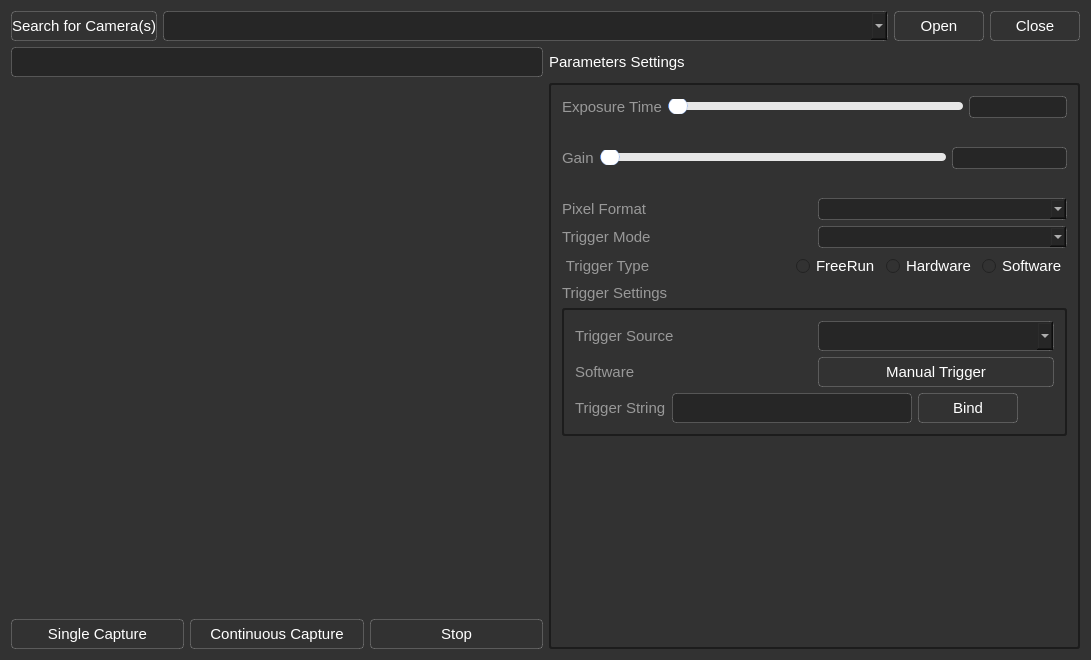
<?xml version="1.0" encoding="UTF-8"?>
<ui version="4.0">
 <class>ImageSourceCameraSetting</class>
 <widget class="QWidget" name="ImageSourceCameraSetting">
  <property name="geometry">
   <rect>
    <x>0</x>
    <y>0</y>
    <width>1091</width>
    <height>660</height>
   </rect>
  </property>
  <property name="windowTitle">
   <string>相机设置</string>
  </property>
  <property name="styleSheet">
   <string notr="true">color:white;
font-size: 11pt;
background: #323232;</string>
  </property>
  <layout class="QGridLayout" name="gridLayout_2">
   <item row="0" column="0" colspan="2">
    <layout class="QHBoxLayout" name="horizontalLayout">
     <item>
      <widget class="QPushButton" name="btnEnumCamera">
       <property name="minimumSize">
        <size>
         <width>90</width>
         <height>30</height>
        </size>
       </property>
       <property name="styleSheet">
        <string notr="true">QPushButton
{
border: 1px solid rgba(255, 255, 255, 0.2);
border-radius: 4px;
}
QPushButton:hover
{
	background-color:rgba(255, 255, 255, 0.1);
}
QPushButton:pressed
{
	background-color:rgba(255, 255, 255, 0.2);
}</string>
       </property>
       <property name="text">
        <string>Search for Camera(s)</string>
       </property>
      </widget>
     </item>
     <item>
      <widget class="QComboBox" name="comboBoxCameras">
       <property name="sizePolicy">
        <sizepolicy hsizetype="Expanding" vsizetype="Fixed">
         <horstretch>0</horstretch>
         <verstretch>0</verstretch>
        </sizepolicy>
       </property>
       <property name="minimumSize">
        <size>
         <width>0</width>
         <height>30</height>
        </size>
       </property>
       <property name="styleSheet">
        <string notr="true">background: #262626;
border: 1px solid rgba(255, 255, 255, 0.2);
border-radius: 4px;</string>
       </property>
      </widget>
     </item>
     <item>
      <widget class="QPushButton" name="btnOpenCamera">
       <property name="minimumSize">
        <size>
         <width>90</width>
         <height>30</height>
        </size>
       </property>
       <property name="styleSheet">
        <string notr="true">QPushButton
{
border: 1px solid rgba(255, 255, 255, 0.2);
border-radius: 4px;
}
QPushButton:hover
{
	background-color:rgba(255, 255, 255, 0.1);
}
QPushButton:pressed
{
	background-color:rgba(255, 255, 255, 0.2);
}</string>
       </property>
       <property name="text">
        <string>Open</string>
       </property>
      </widget>
     </item>
     <item>
      <widget class="QPushButton" name="btnCloseCamera">
       <property name="minimumSize">
        <size>
         <width>90</width>
         <height>30</height>
        </size>
       </property>
       <property name="styleSheet">
        <string notr="true">QPushButton
{
border: 1px solid rgba(255, 255, 255, 0.2);
border-radius: 4px;
}
QPushButton:hover
{
	background-color:rgba(255, 255, 255, 0.1);
}
QPushButton:pressed
{
	background-color:rgba(255, 255, 255, 0.2);
}</string>
       </property>
       <property name="text">
        <string>Close</string>
       </property>
      </widget>
     </item>
    </layout>
   </item>
   <item row="1" column="0">
    <layout class="QVBoxLayout" name="verticalLayout" stretch="1,10,1">
     <item>
      <widget class="QLineEdit" name="lineEditStatistic">
       <property name="enabled">
        <bool>false</bool>
       </property>
       <property name="minimumSize">
        <size>
         <width>0</width>
         <height>30</height>
        </size>
       </property>
       <property name="maximumSize">
        <size>
         <width>16777215</width>
         <height>30</height>
        </size>
       </property>
       <property name="styleSheet">
        <string notr="true">background: #262626;
border: 1px solid rgba(255, 255, 255, 0.2);
border-radius: 4px;</string>
       </property>
      </widget>
     </item>
     <item>
      <widget class="MyLabel" name="ShowWidget" native="true">
       <property name="styleSheet">
        <string notr="true">border-image:url(:/DynamicWidget/Resource/background.png);</string>
       </property>
      </widget>
     </item>
     <item>
      <layout class="QGridLayout" name="gridLayout_3">
       <item row="0" column="2">
        <widget class="QPushButton" name="btnStop">
         <property name="minimumSize">
          <size>
           <width>0</width>
           <height>30</height>
          </size>
         </property>
         <property name="styleSheet">
          <string notr="true">QPushButton
{
border: 1px solid rgba(255, 255, 255, 0.2);
border-radius: 4px;
}
QPushButton:hover
{
	background-color:rgba(255, 255, 255, 0.1);
}
QPushButton:pressed
{
	background-color:rgba(255, 255, 255, 0.2);
}</string>
         </property>
         <property name="text">
          <string>Stop</string>
         </property>
        </widget>
       </item>
       <item row="0" column="0">
        <widget class="QPushButton" name="btnSingleShot">
         <property name="minimumSize">
          <size>
           <width>0</width>
           <height>30</height>
          </size>
         </property>
         <property name="styleSheet">
          <string notr="true">QPushButton
{
border: 1px solid rgba(255, 255, 255, 0.2);
border-radius: 4px;
}
QPushButton:hover
{
	background-color:rgba(255, 255, 255, 0.1);
}
QPushButton:pressed
{
	background-color:rgba(255, 255, 255, 0.2);
}</string>
         </property>
         <property name="text">
          <string>Single Capture</string>
         </property>
        </widget>
       </item>
       <item row="0" column="1">
        <widget class="QPushButton" name="btnContinuous">
         <property name="minimumSize">
          <size>
           <width>0</width>
           <height>30</height>
          </size>
         </property>
         <property name="styleSheet">
          <string notr="true">QPushButton
{
border: 1px solid rgba(255, 255, 255, 0.2);
border-radius: 4px;
}
QPushButton:hover
{
	background-color:rgba(255, 255, 255, 0.1);
}
QPushButton:pressed
{
	background-color:rgba(255, 255, 255, 0.2);
}</string>
         </property>
         <property name="text">
          <string>Continuous Capture</string>
         </property>
        </widget>
       </item>
      </layout>
     </item>
    </layout>
   </item>
   <item row="1" column="1">
    <layout class="QVBoxLayout" name="verticalLayout_4">
     <item>
      <widget class="QLabel" name="label_12">
       <property name="minimumSize">
        <size>
         <width>0</width>
         <height>30</height>
        </size>
       </property>
       <property name="maximumSize">
        <size>
         <width>16777215</width>
         <height>30</height>
        </size>
       </property>
       <property name="text">
        <string>Parameters Settings</string>
       </property>
      </widget>
     </item>
     <item>
      <widget class="QGroupBox" name="groupBox">
       <property name="styleSheet">
        <string notr="true">QGroupBox
{
border:2px solid #1C1C1C;
border-radius: 3px;
}</string>
       </property>
       <property name="title">
        <string/>
       </property>
       <layout class="QVBoxLayout" name="verticalLayout_3">
        <item>
         <layout class="QHBoxLayout" name="horizontalLayout_2" stretch="0,3,1">
          <item>
           <widget class="QLabel" name="label">
            <property name="styleSheet">
             <string notr="true">color: #999999;</string>
            </property>
            <property name="text">
             <string>Exposure Time</string>
            </property>
           </widget>
          </item>
          <item>
           <widget class="QSlider" name="horizontalSliderExposure">
            <property name="styleSheet">
             <string notr="true">QSlider::groove:horizontal {
    border-radius: 4px;
    height: 18px;
    background: &quot;transparent&quot;;
}

QSlider::handle:horizontal {
    height: 18px;
    width:18px;
    background: #FFFFFF;
        border:1px solid #330052D9;
        border-radius:9px;
}

QSlider::add-page:horizontal {
    border-radius: 4px;
    height: 8px;
    margin-top:5px;
    margin-bottom:5px;
    background: #E7E7E7;
    
}
QSlider::sub-page:horizontal {
    border-radius: 4px;
    height: 8px;
    margin-top:5px;
    margin-bottom:5px;
    background: #0052D9;
}</string>
            </property>
            <property name="maximum">
             <number>999999999</number>
            </property>
            <property name="orientation">
             <enum>Qt::Horizontal</enum>
            </property>
           </widget>
          </item>
          <item>
           <widget class="QLineEdit" name="lineEditExposure">
            <property name="styleSheet">
             <string notr="true">background: #262626;
border: 1px solid rgba(255, 255, 255, 0.2);
border-radius: 4px;</string>
            </property>
           </widget>
          </item>
         </layout>
        </item>
        <item>
         <widget class="QLabel" name="label_8">
          <property name="text">
           <string/>
          </property>
         </widget>
        </item>
        <item>
         <layout class="QHBoxLayout" name="horizontalLayout_3" stretch="0,3,1">
          <item>
           <widget class="QLabel" name="label_2">
            <property name="styleSheet">
             <string notr="true">color: #999999;</string>
            </property>
            <property name="text">
             <string>Gain</string>
            </property>
           </widget>
          </item>
          <item>
           <widget class="QSlider" name="horizontalSliderGain">
            <property name="styleSheet">
             <string notr="true">QSlider::groove:horizontal {
    border-radius: 4px;
    height: 18px;
    background: &quot;transparent&quot;;
}

QSlider::handle:horizontal {
    height: 18px;
    width:18px;
    background: #FFFFFF;
        border:1px solid #330052D9;
        border-radius:9px;
}

QSlider::add-page:horizontal {
    border-radius: 4px;
    height: 8px;
    margin-top:5px;
    margin-bottom:5px;
    background: #E7E7E7;
    
}
QSlider::sub-page:horizontal {
    border-radius: 4px;
    height: 8px;
    margin-top:5px;
    margin-bottom:5px;
    background: #0052D9;
}</string>
            </property>
            <property name="orientation">
             <enum>Qt::Horizontal</enum>
            </property>
           </widget>
          </item>
          <item>
           <widget class="QLineEdit" name="lineEditGain">
            <property name="styleSheet">
             <string notr="true">background: #262626;
border: 1px solid rgba(255, 255, 255, 0.2);
border-radius: 4px;</string>
            </property>
           </widget>
          </item>
         </layout>
        </item>
        <item>
         <widget class="QLabel" name="label_3">
          <property name="text">
           <string/>
          </property>
         </widget>
        </item>
        <item>
         <layout class="QHBoxLayout" name="horizontalLayout_5">
          <item>
           <widget class="QLabel" name="label_4">
            <property name="styleSheet">
             <string notr="true">color: #999999;</string>
            </property>
            <property name="text">
             <string>Pixel Format</string>
            </property>
           </widget>
          </item>
          <item>
           <widget class="QComboBox" name="comboBoxPixelFormat">
            <property name="styleSheet">
             <string notr="true">background: #262626;
border: 1px solid rgba(255, 255, 255, 0.2);
border-radius: 4px;</string>
            </property>
           </widget>
          </item>
         </layout>
        </item>
        <item>
         <layout class="QHBoxLayout" name="horizontalLayout_6">
          <item>
           <widget class="QLabel" name="label_5">
            <property name="styleSheet">
             <string notr="true">color: #999999;</string>
            </property>
            <property name="text">
             <string>Trigger Mode</string>
            </property>
           </widget>
          </item>
          <item>
           <widget class="QComboBox" name="comboBoxTriggerMode">
            <property name="styleSheet">
             <string notr="true">background: #262626;
border: 1px solid rgba(255, 255, 255, 0.2);
border-radius: 4px;</string>
            </property>
           </widget>
          </item>
         </layout>
        </item>
        <item>
         <layout class="QHBoxLayout" name="horizontalLayout_7">
          <item>
           <widget class="QLabel" name="label_9">
            <property name="styleSheet">
             <string notr="true">color: #999999;</string>
            </property>
            <property name="text">
             <string> Trigger Type</string>
            </property>
           </widget>
          </item>
          <item>
           <widget class="QWidget" name="widget" native="true">
            <layout class="QGridLayout" name="gridLayout">
             <property name="leftMargin">
              <number>0</number>
             </property>
             <property name="topMargin">
              <number>0</number>
             </property>
             <property name="rightMargin">
              <number>0</number>
             </property>
             <property name="bottomMargin">
              <number>0</number>
             </property>
             <item row="0" column="0">
              <widget class="QRadioButton" name="radioButton_free">
               <property name="text">
                <string>FreeRun</string>
               </property>
              </widget>
             </item>
             <item row="0" column="1">
              <widget class="QRadioButton" name="radioButton_hard">
               <property name="text">
                <string>Hardware</string>
               </property>
              </widget>
             </item>
             <item row="0" column="2">
              <widget class="QRadioButton" name="radioButton_soft">
               <property name="text">
                <string>Software</string>
               </property>
              </widget>
             </item>
            </layout>
           </widget>
          </item>
         </layout>
        </item>
        <item>
         <widget class="QWidget" name="widget_Trigger" native="true">
          <layout class="QGridLayout" name="gridLayout_5">
           <property name="leftMargin">
            <number>0</number>
           </property>
           <property name="topMargin">
            <number>0</number>
           </property>
           <property name="rightMargin">
            <number>0</number>
           </property>
           <property name="bottomMargin">
            <number>0</number>
           </property>
           <property name="horizontalSpacing">
            <number>0</number>
           </property>
           <item row="0" column="0">
            <widget class="QLabel" name="label_TriggerLabel">
             <property name="styleSheet">
              <string notr="true">color: #999999;</string>
             </property>
             <property name="text">
              <string>Trigger Settings</string>
             </property>
            </widget>
           </item>
           <item row="1" column="0">
            <widget class="QGroupBox" name="groupBox_Trigger">
             <property name="styleSheet">
              <string notr="true">QGroupBox
{
border:2px solid #1C1C1C;
border-radius: 3px;
}</string>
             </property>
             <property name="title">
              <string/>
             </property>
             <layout class="QGridLayout" name="gridLayout_4">
              <item row="0" column="0">
               <widget class="QLabel" name="label_6">
                <property name="styleSheet">
                 <string notr="true">color: #999999;</string>
                </property>
                <property name="text">
                 <string>Trigger Source</string>
                </property>
               </widget>
              </item>
              <item row="0" column="1">
               <widget class="QComboBox" name="comboBoxTriggerSource">
                <property name="minimumSize">
                 <size>
                  <width>0</width>
                  <height>30</height>
                 </size>
                </property>
                <property name="styleSheet">
                 <string notr="true">background: #262626;
border: 1px solid rgba(255, 255, 255, 0.2);
border-radius: 4px;</string>
                </property>
               </widget>
              </item>
              <item row="1" column="0" colspan="2">
               <widget class="QWidget" name="widget_SoftTrigger" native="true">
                <layout class="QVBoxLayout" name="verticalLayout_2">
                 <property name="leftMargin">
                  <number>0</number>
                 </property>
                 <property name="topMargin">
                  <number>0</number>
                 </property>
                 <property name="rightMargin">
                  <number>0</number>
                 </property>
                 <property name="bottomMargin">
                  <number>0</number>
                 </property>
                 <item>
                  <layout class="QHBoxLayout" name="horizontalLayout_8">
                   <item>
                    <widget class="QLabel" name="label_7">
                     <property name="styleSheet">
                      <string notr="true">color: #999999;</string>
                     </property>
                     <property name="text">
                      <string>Software</string>
                     </property>
                    </widget>
                   </item>
                   <item>
                    <widget class="QPushButton" name="btnSoftwareTrigger">
                     <property name="minimumSize">
                      <size>
                       <width>0</width>
                       <height>30</height>
                      </size>
                     </property>
                     <property name="styleSheet">
                      <string notr="true">

QPushButton
{
border: 1px solid rgba(255, 255, 255, 0.2);
border-radius: 4px;
}
QPushButton:hover
{
	background-color:rgba(255, 255, 255, 0.1);
}
QPushButton:pressed
{
	background-color:rgba(255, 255, 255, 0.2);
}</string>
                     </property>
                     <property name="text">
                      <string>Manual Trigger</string>
                     </property>
                    </widget>
                   </item>
                  </layout>
                 </item>
                 <item>
                  <layout class="QHBoxLayout" name="horizontalLayout_9">
                   <item>
                    <widget class="QLabel" name="label_10">
                     <property name="styleSheet">
                      <string notr="true">color: #999999;</string>
                     </property>
                     <property name="text">
                      <string>Trigger String</string>
                     </property>
                    </widget>
                   </item>
                   <item>
                    <widget class="QLineEdit" name="lineEdit_TriggerStr">
                     <property name="minimumSize">
                      <size>
                       <width>0</width>
                       <height>30</height>
                      </size>
                     </property>
                     <property name="styleSheet">
                      <string notr="true">background: #262626;
border: 1px solid rgba(255, 255, 255, 0.2);
border-radius: 4px;</string>
                     </property>
                    </widget>
                   </item>
                   <item>
                    <widget class="QPushButton" name="btn_ConnectCommunicate">
                     <property name="minimumSize">
                      <size>
                       <width>100</width>
                       <height>30</height>
                      </size>
                     </property>
                     <property name="styleSheet">
                      <string notr="true">QPushButton
{
border: 1px solid rgba(255, 255, 255, 0.2);
border-radius: 4px;
}
QPushButton:hover
{
	background-color:rgba(255, 255, 255, 0.1);
}
QPushButton:pressed
{
	background-color:rgba(255, 255, 255, 0.2);
}</string>
                     </property>
                     <property name="text">
                      <string>Bind</string>
                     </property>
                    </widget>
                   </item>
                   <item>
                    <widget class="QLabel" name="label_SoftTriggerState">
                     <property name="minimumSize">
                      <size>
                       <width>30</width>
                       <height>30</height>
                      </size>
                     </property>
                     <property name="maximumSize">
                      <size>
                       <width>30</width>
                       <height>30</height>
                      </size>
                     </property>
                     <property name="text">
                      <string/>
                     </property>
                    </widget>
                   </item>
                  </layout>
                 </item>
                </layout>
               </widget>
              </item>
             </layout>
            </widget>
           </item>
          </layout>
         </widget>
        </item>
        <item>
         <spacer name="verticalSpacer">
          <property name="orientation">
           <enum>Qt::Vertical</enum>
          </property>
          <property name="sizeHint" stdset="0">
           <size>
            <width>20</width>
            <height>159</height>
           </size>
          </property>
         </spacer>
        </item>
       </layout>
      </widget>
     </item>
    </layout>
   </item>
  </layout>
 </widget>
 <layoutdefault spacing="6" margin="11"/>
 <customwidgets>
  <customwidget>
   <class>MyLabel</class>
   <extends>QWidget</extends>
   <header>UI/MyWidget/mylabel.h</header>
   <container>1</container>
  </customwidget>
 </customwidgets>
 <resources/>
 <connections/>
</ui>
